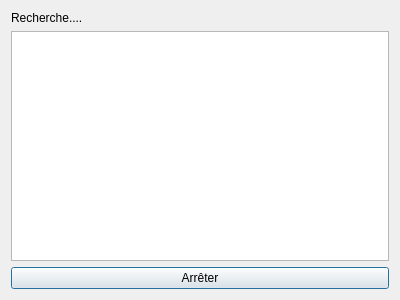
<?xml version="1.0" encoding="UTF-8"?>
<ui version="4.0">
 <class>RemoteSelector</class>
 <widget class="QDialog" name="RemoteSelector">
  <property name="geometry">
   <rect>
    <x>0</x>
    <y>0</y>
    <width>400</width>
    <height>300</height>
   </rect>
  </property>
  <property name="windowTitle">
   <string>Serveurs disponibles</string>
  </property>
  <layout class="QVBoxLayout" name="verticalLayout">
   <item>
    <widget class="QLabel" name="status">
     <property name="text">
      <string>Recherche....</string>
     </property>
    </widget>
   </item>
   <item>
    <widget class="QListWidget" name="remoteDevices"/>
   </item>
   <item>
    <widget class="QPushButton" name="cancelButton">
     <property name="text">
      <string>Arrêter</string>
     </property>
    </widget>
   </item>
  </layout>
 </widget>
 <resources/>
 <connections/>
</ui>
